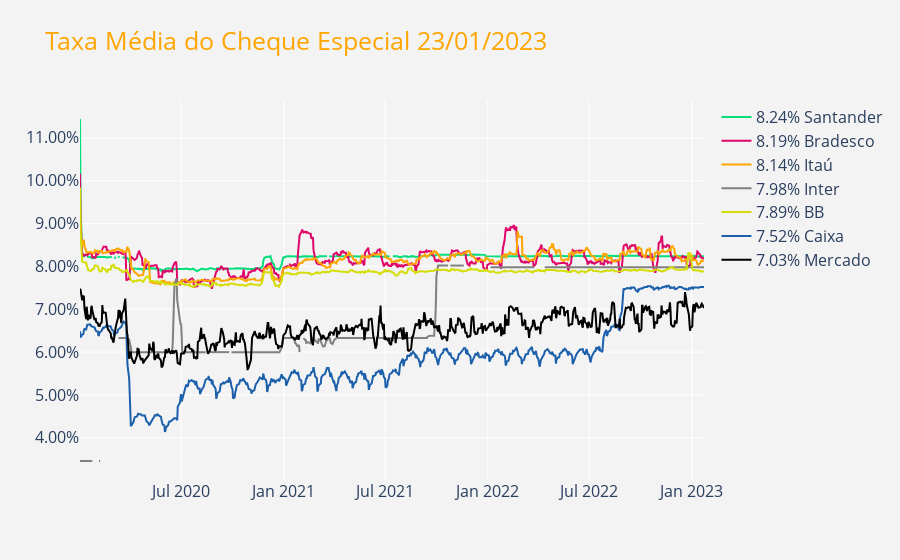

This figure's notebook cell:
### Code cell
plots = []
titulo = go.Layout(title=f'Taxa Média do Cheque Especial {graph.index[-1].strftime("%d/%m/%Y")}',
                  titlefont={'size':25,
                             'color':'#FFA500'},
                   font={'size':16},
                   paper_bgcolor = 'rgb(243, 243, 243)',
                   plot_bgcolor = 'rgb(243, 243, 243)'
                    )


while True:
    banco = rd.choice(lista_banco)
    maxi = max(graph[lista_banco].iloc[-1])
    if graph[banco].iloc[-1] == maxi:
        del(lista_banco[lista_banco.index(banco)])
        plots.append(go.Scatter(x = data, y = graph[banco]/100, mode='lines', name= nomes[banco]['label'],
                                marker = {'color':f'{nomes[banco]["color"]}'}))

    if len(lista_banco) == 0:
        break
    
plots.append(go.Scatter(x = data, y = mercado[mercado.index >= '2020-01-01']/100, mode='lines', name= market,
                                marker = {'color':'#000000'}))

fig = go.Figure(data=plots, layout=titulo)
fig.update_yaxes(tickformat=".2%")
py.iplot(fig)

### Figure 1 — Plotly figure (JSON) as saved in the notebook; plotly's stock layout.template omitted (floating-point values rounded to 4 significant figures; data arrays with more than 128 entries replaced by an {"elided": "..."} marker saying what was removed)
{"data": [{"marker": {"color": "#06de7c"}, "mode": "lines", "name": "8.24% Santander", "type": "scatter", "x": {"elided": "769 str values"}, "y": {"elided": "769 float values"}}, {"marker": {"color": "#de0668"}, "mode": "lines", "name": "8.19% Bradesco", "type": "scatter", "x": {"elided": "769 str values"}, "y": {"elided": "769 float values"}}, {"marker": {"color": "#FFA500"}, "mode": "lines", "name": "8.14% Itaú", "type": "scatter", "x": {"elided": "769 str values"}, "y": {"elided": "769 float values"}}, {"marker": {"color": "#808080"}, "mode": "lines", "name": "7.98% Inter", "type": "scatter", "x": {"elided": "769 str values"}, "y": {"elided": "769 float values"}}, {"marker": {"color": "#d4de06"}, "mode": "lines", "name": "7.89% BB", "type": "scatter", "x": {"elided": "769 str values"}, "y": {"elided": "769 float values"}}, {"marker": {"color": "#1c60ab"}, "mode": "lines", "name": "7.52% Caixa", "type": "scatter", "x": {"elided": "769 str values"}, "y": {"elided": "769 float values"}}, {"marker": {"color": "#000000"}, "mode": "lines", "name": "7.03% Mercado", "type": "scatter", "x": {"elided": "769 str values"}, "y": {"elided": "769 float values"}}], "layout": {"font": {"size": 16}, "paper_bgcolor": "rgb(243, 243, 243)", "plot_bgcolor": "rgb(243, 243, 243)", "title": {"font": {"color": "#FFA500", "size": 25}, "text": "Taxa Média do Cheque Especial 23/01/2023"}, "yaxis": {"tickformat": ".2%"}}}
